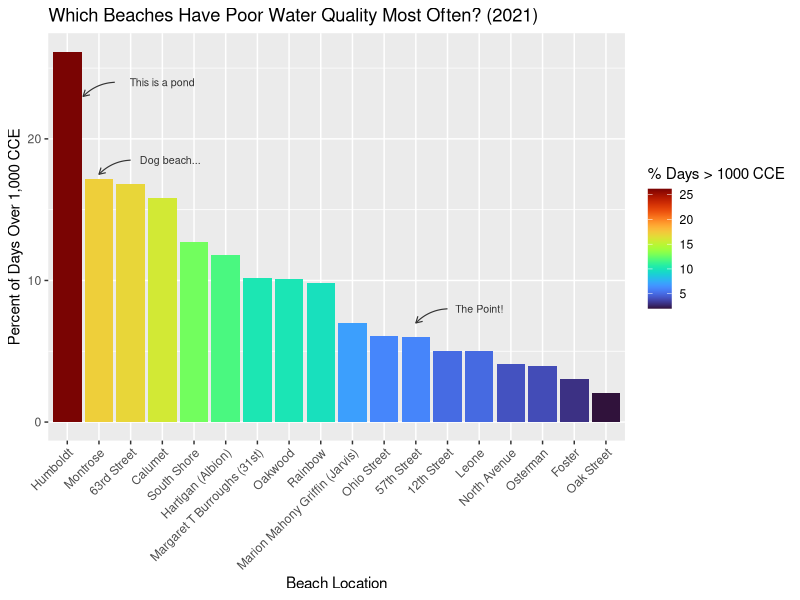
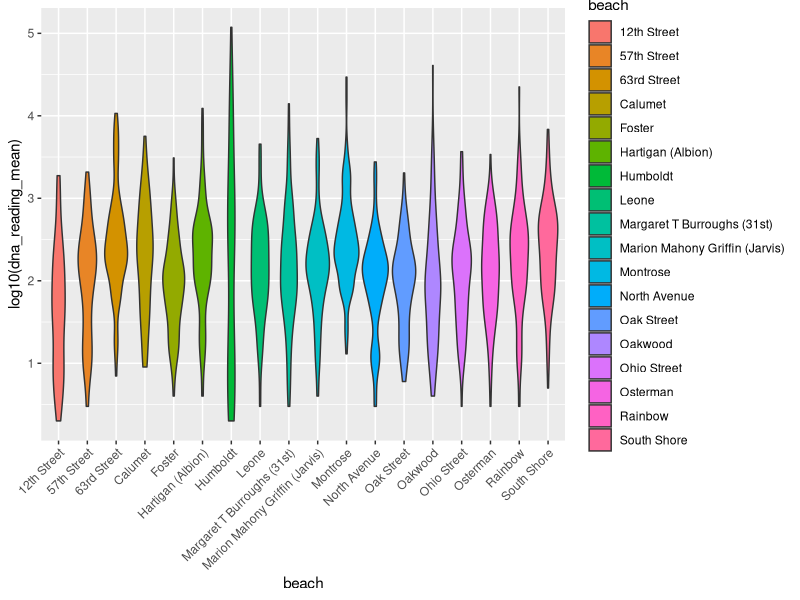
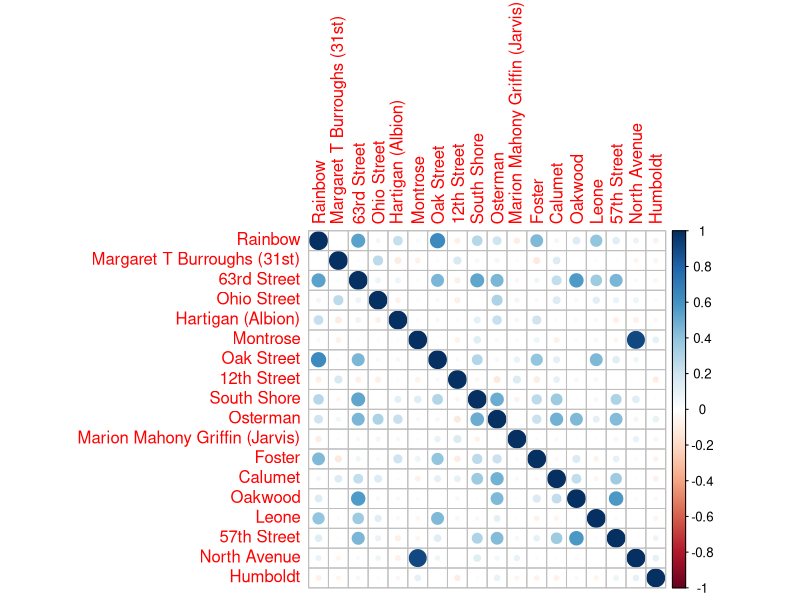

R code for these plots, in order:
## ---- chunk 1
knitr::opts_chunk$set(echo = TRUE)
## ---- chunk 2
setwd('~/Documents/coding-camp/final-project/')


# READ LIBRARIES & DATA ---------------------------------------------------

library(tidyverse) 
library(stringr) # working with strings
library(lubridate) #working with dates
library(viridis) # cool color palettes
library(corrplot) # correlation plots

# source: https://data.cityofchicago.org/Parks-Recreation/Beach-Lab-Data/2ivx-z93u
beach_lab_data <- read_delim('Beach_Lab_Data.csv', delim = ';')

# tried api, only gave me first 1000 rows. Probably something I'm not doing
# beach_lab_data <- read_csv('https://data.cityofchicago.org/resource/2ivx-z93u.csv')
## ---- chunk 3

# clean names
clean_names <- gsub(' ', '_', str_to_lower(names(beach_lab_data)))
colnames(beach_lab_data) <- clean_names

# clean data
beach_lab_data$dna_sample_date<- as.Date(substr(beach_lab_data$dna_sample_timestamp,1,10), 
                                         format ="%m/%d/%Y" 
                                         )
beach_lab_data$dna_reading_mean <- ifelse(beach_lab_data$dna_reading_mean == 'NULL',
                                          NA,
                                          beach_lab_data$dna_reading_mean
                                          )


# filter to DNA test only
dna_data21 <- beach_lab_data %>% 
  filter(!is.na(`dna_test_id`),
         year(dna_sample_date) == 2021) %>%
  select(dna_test_id, 
         dna_sample_timestamp, 
         dna_sample_date, 
         beach,dna_sample_1_reading,
         dna_sample_2_reading, 
         dna_reading_mean, 
         latitude, 
         longitude, 
         location) %>%
  distinct() # some rows had duplicate entries for same beach-time. removing them here.
## ---- chunk 4
# summary stats by beach for 2021
dna_smry <-dna_data21 %>%
  group_by(beach) %>%
  summarize(mean_reading = mean(dna_reading_mean),
            median_reading = median(dna_reading_mean),
            n_readings = n(),
            days_over_1000 = sum(dna_reading_mean > 1000),
            days_over_1000_pcnt = days_over_1000/n_readings*100,
            first_date = min(dna_sample_date),
            last_date = max(dna_sample_date),
            date_range = last_date - first_date
           
  ) %>%
  arrange(desc(days_over_1000_pcnt)) %>%
  mutate(beach = as.factor(beach))

dna_smry %>%
  select(beach,n_readings, mean_reading, median_reading,days_over_1000, days_over_1000_pcnt)

## ---- chunk 5
# create plot annotations
anno_x <- c(4,4.25, 14)
anno_y <- c(24,18.5, 8)
anno_label <- c('This is a pond','Dog beach...', 'The Point!')

# create annotation arrows
x1 <- c(2.5,3, 13)
x2 <- x1  - 1
y1 <- c(24,18.5, 8)
y2 <- y1 - 1

curved.arrows <- tibble(x1, x2, y1, y2)

# ordered beaches for plot
ordered_beaches <- as.vector(dna_smry$beach)

# plot 
ggplot(data = dna_smry, aes(x = beach, y = days_over_1000_pcnt, fill = ..y..)) +
  geom_bar(data = dna_smry, stat = 'identity') + 
  scale_x_discrete(limits = c(ordered_beaches)) +
  theme(axis.text.x = element_text(angle = 45, hjust = 1)) +
  scale_fill_viridis(option = "turbo", name = '% Days > 1000 CCE') + # https://statisticsglobe.com/change-legend-title-ggplot-r
  labs(x = "Beach Location", y = 'Percent of Days Over 1,000 CCE', 
     title = "Which Beaches Have Poor Water Quality Most Often? (2021)"
     ) +
  annotate('text',x = anno_x, y = anno_y, size = 2.7, color = 'gray20',
           label = anno_label)+
  geom_curve(data = curved.arrows, aes(x = x1, y = y1, xend = x2, yend = y2),
             arrow = arrow(length = unit(0.07, "inch")), size = 0.4,
             color = "gray20", curvature = 0.2)


## ---- chunk 6
dna_smry %>% 
  select(n_readings, first_date,last_date, date_range) %>% 
  mutate(pcnt_days_measured = n_readings/(as.numeric(date_range)+1)*100) %>%
  arrange(date_range)
## ---- chunk 7
# get start and end dates for Humboldt
humboldt_start <- min(dna_data21[dna_data21$beach == 'Humboldt',]$dna_sample_date)
humboldt_end <- max(dna_data21[dna_data21$beach == 'Humboldt',]$dna_sample_date)

# filter data to 2021 Humboldt dates
dna_data21 %>%
  filter(dna_sample_date >= humboldt_start & dna_sample_date <= humboldt_end) %>%
  group_by(beach) %>%
  summarize(mean_reading = mean(dna_reading_mean),
            median_reading = median(dna_reading_mean),
            n_readings = n(),
            days_over_1000 = sum(dna_reading_mean > 1000),
            days_over_1000_pcnt = days_over_1000/n_readings*100,
            first_date = min(dna_sample_date),
            last_date = max(dna_sample_date),
            date_range = last_date - first_date
           
  ) %>%
  arrange(desc(days_over_1000_pcnt)) %>%
  mutate(beach = as.factor(beach))
## ---- chunk 8
# 2021 distributions by beach
ggplot(dna_data21 %>% filter(year(dna_sample_date)== 2021), aes(x = beach, y = log10(dna_reading_mean), fill = beach)) +
  geom_violin()+
  # geom_boxplot() +
  # geom_point(position = 'jitter') +
  theme(axis.text.x = element_text(angle = 45, hjust=1))
## ---- chunk 9
dna_data_wide <- dna_data21 %>% 
  select(dna_sample_date, beach, dna_reading_mean) %>%
  # mutate(dna_reading_mean = ifelse(dna_reading_mean == 'NULL', NA, dna_reading_mean)) %>%
  pivot_wider(names_from = beach, values_from = dna_reading_mean)

dna_corr <- cor(dna_data_wide %>%
                  select( -dna_sample_date), use = 'complete.obs')

corrplot(dna_corr, method = 'circle')

